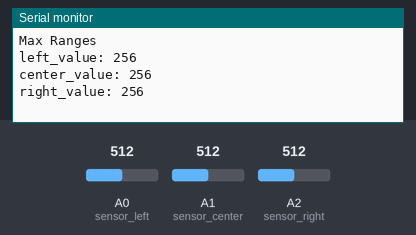
Simulated run of this sketch. Board: Arduino Mega 2560, built with avr-gcc and run on an emulated ATmega2560. Shown: the last lines printed to the serial monitor. Inputs (shaded band) come from the test bench; at power-on: A0 (sensor_left) = 512, A1 (sensor_center) = 512, A2 (sensor_right) = 512.

Above: at 1.7 s.
1.8 s: A0 (sensor_left) set to 716
At 2.6 s:
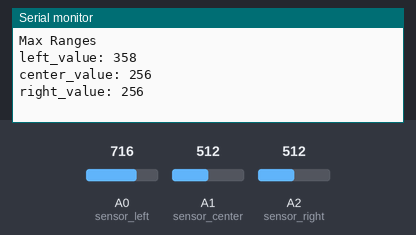
3.3 s: A1 (sensor_center) set to 716
At 4.4 s:
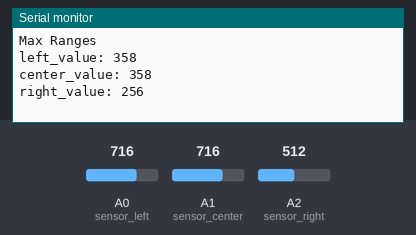
4.8 s: A2 (sensor_right) set to 716
At 5.5 s:
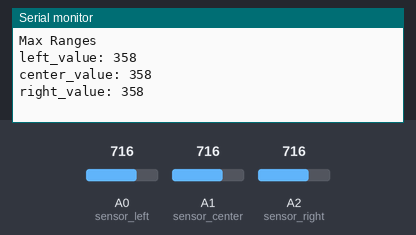
6.3 s: A0 (sensor_left) set to 900
At 7.4 s:
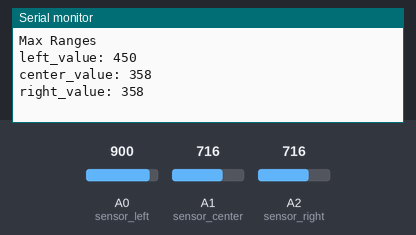
7.8 s: A1 (sensor_center) set to 900
At 8.7 s:
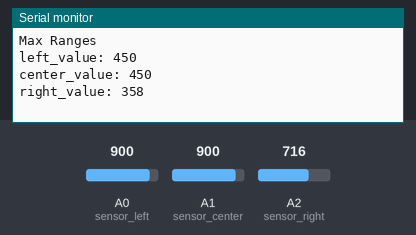
9.3 s: A2 (sensor_right) set to 900
At 9.8 s:
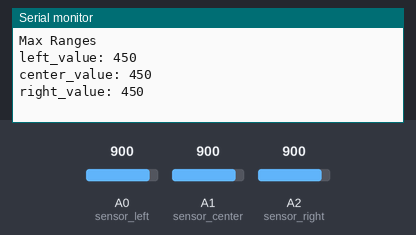
Timing chart, 0 to 11.8 s (numbered marks = the images above; inputs shaded):
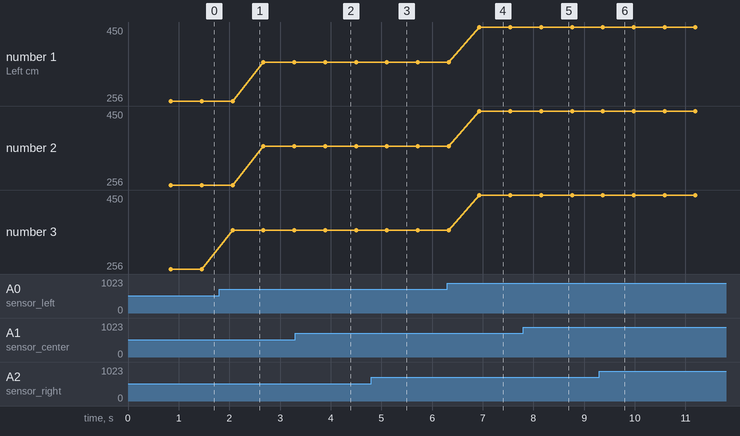

The sketch:

maxsonar_ez_3sensor_zone.ino
```cpp
/*
 * DESCRIPTION:
 * This sketch reads the ranges from three "chained together" sonar sensors.
 * The sensor are arranged at different angles to created a pattern of 5 overlapping detection zones.
 * The sketch illuminates a set of four LEDs to show which zone has been activated.
 *
 * HARDWARE:
 * HRLV_MaxSonar_EZ
 * Arduino Mega 2560
 * Four LEDs: Blue, Green, Green, Red
 *
 * FUNCTIONALITY:
 * Two Green LEDs represent the center zone.
 * Blue and Red LEDs represent the left and right zones respectively.
 * When the center zone is activated, both Green LEDs will illuminate.
 * When an overlapping zone between the center and one of the side zones is activated,
 * the Green LED nearest that side PLUS the colored LED representing that side are illuminated.
 * When either side zone is activated, only the colored LED representing that side will illuminate.
 *
 * NOTES:
 * The range is calculated as follows:
 * The analog voltage output from the sensor is proportional to the input voltage (VCC).
 * Therefore, the formula for the range increment is: Vi = Vcc/1024 where Vi is measured as Volts / 5mm
 *
 * The total range is calculated as: 5*Vm/Vi where Vm is the measured voltage from the sensor.
 * For a 5v supply, this formula can be simplified to: Vm * 1024
 *
 * In practice, when using 5v USB power, the sensor gives accurate readings using the formula:
 * Range(mm) = Vm * 1000 where distance is measured from the FRONT face of the sensor.
 *
 * When the analog voltage from the sensor is read as an input value using analogRead,
 * the return value is equal to: Range(cm) * 2
 * For example, a range of 60cm would return a value from analogRead of ~120.
 *
 * The minimum (reliable) detectable range is 30cm.
 *
 * REFERENCE:
 * https://www.maxbotix.com/Ultrasonic_Sensors/MB1003.htm
 *
 */

 int last_left = 0;    //last range value
 int last_center = 0;
 int last_right = 0;
 int new_left = 0;    //current range value
 int new_center = 0;
 int new_right = 0;
 int sensor_left = A0;    //raw analog voltage readings from the sensor
 int sensor_center = A1;
 int sensor_right = A2;
 int left_value[10];    //arrays to hold stored sensor readings
 int center_value[10];
 int right_value[10];
 int threshold = 10;
 int blue_LED = 5;
 int green_left_LED = 6;
 int green_right_LED = 7;
 int red_LED = 8;
 int blue_state = 0;
 int green_state = 0;
 int red_state = 0;
 int buttonPin = 4;  //manually activate sensor (pulled LOW when button pressed)
 int triggerPin = 9;
 int flag = 0;  //control state and prevent multiple triggers


void setup() {
  pinMode(buttonPin, INPUT_PULLUP); //each button press will pull this pin LOW through a 10K resistor.
  pinMode(triggerPin, OUTPUT);
  digitalWrite(triggerPin, LOW);  //Initialize pin LOW. Pull HIGH to activate sensors.
  Serial.begin(115200);
  delay(500); //wait for serial to start
  Serial.println("MaxSonar_EZ Chained Sensor Range Test!");
}

void loop() {
  getRanges();
}

int getRanges() {
  digitalWrite(triggerPin, HIGH);   //pull HIGH to activate first sensor in the chain
  delay(20);
  digitalWrite(triggerPin, LOW);
  delay(20);

  for (int i = 0; i < 10; i++) {
    left_value[i] = analogRead(sensor_left);
    delay(10);
    center_value[i] = analogRead(sensor_center);
    delay(10);
    right_value[i] = analogRead(sensor_right);
    delay(10);
  }
  new_left = left_value[8]/2;
  new_center = center_value[8]/2;
  new_right = right_value[8]/2;

  //if no values have been stored, store them
  if(last_left == 0) {
    last_left = new_left;
  }
  if(last_center == 0) {
    last_center = new_center;
  }
  if(last_right == 0) {
    last_right = new_right;
  }

  //check if the new ranges pass the threshold of change
  if(last_left - new_left > threshold) {   //if new reading is less than old reading and passes the threshold
    last_left = new_left;   //update stored reading
    blue_state = 1;   //set zone state
  }
  else if(last_left - new_left < -threshold) { //if new reading is greater than last reading and passes the threshold
    last_left = new_left;   //update stored reading
    blue_state = 0;   //set zone state
  }

  if(last_center - new_center > threshold) {
    last_center = new_center;
    green_state = 1;
  }
  else if(last_center - new_center < 0) {
    last_center = new_center;
    green_state = 0;
  }

  if(last_right - new_right > threshold) {
    last_right = new_right;
    red_state = 1;
  }
  else if(last_right - new_right< -threshold) {
    last_right = new_right;
    red_state = 0;
  }

  if(blue_state == 1 && green_state == 1) {
    digitalWrite(blue_LED, HIGH);
    digitalWrite(green_left_LED, HIGH);
    digitalWrite(green_right_LED, LOW);
    digitalWrite(red_LED, LOW);
  }
  else if(red_state == 1 && green_state == 1) {
    digitalWrite(green_right_LED, HIGH);
    digitalWrite(red_LED, HIGH);
    digitalWrite(blue_LED, LOW);
    digitalWrite(green_left_LED, LOW);
  }
  else if(blue_state == 1 && green_state + red_state == 0) {
    digitalWrite(blue_LED, HIGH);
    digitalWrite(green_left_LED, LOW);
    digitalWrite(green_right_LED, LOW);
    digitalWrite(red_LED, LOW);
  }
  else if(red_state == 1 && green_state + blue_state == 0) {
    digitalWrite(red_LED, HIGH);
    digitalWrite(blue_LED, LOW);
    digitalWrite(green_left_LED, LOW);
    digitalWrite(green_right_LED, LOW);
  }
  else if(green_state == 1 && blue_state + red_state == 0) {
    digitalWrite(green_left_LED, HIGH);
    digitalWrite(green_right_LED, HIGH);
    digitalWrite(red_LED, LOW);
    digitalWrite(blue_LED, LOW);
  }

  /*Print unsorted range values*/
  Serial.println("Unsorted Values");
  Serial.print("Left(cm): \t");
  for(int j = 0; j < 10; j++) {
    Serial.print(left_value[j]/2);
    Serial.print("\t");
  }
  Serial.print("\n");
  Serial.print("Center(cm): \t");
  for(int k = 0; k < 10; k++) {
    Serial.print(center_value[k]/2);
    Serial.print("\t");
  }
  Serial.print("\n");
  Serial.print("Right(cm): \t");
  for(int m = 0; m < 10; m++) {
    Serial.print(right_value[m]/2);
    Serial.print("\t");
  }
  Serial.println("\n");

  /*Print selected range values*/
  Serial.println("Max Ranges");
  Serial.print("left_value: ");
  Serial.println(last_left);
  Serial.print("center_value: ");
  Serial.println(last_center);
  Serial.print("right_value: ");
  Serial.println(last_right);
  Serial.println("\n");

  memset(left_value, 0, sizeof(left_value));    //reset arrays
  memset(center_value, 0, sizeof(center_value));
  memset(right_value, 0, sizeof(right_value));
  delay(250);
}
```

Measured:
- after the input at 1.8 s, the serial monitor: prints a new line after 0.26 s (image 1)
- after the input at 3.3 s, the serial monitor: prints a new line after 0.59 s (image 2)
- after the input at 4.8 s, the serial monitor: prints a new line after 0.32 s (image 3)
- after the input at 6.3 s, the serial monitor: prints a new line after 0.63 s (image 4)
- after the input at 7.8 s, the serial monitor: prints a new line after 0.36 s (image 5)
- after the input at 9.3 s, the serial monitor: prints a new line after 0.08 s (image 6)
- plotted number 1: 256 → 358 after the input at 1.8 s, 358 → 450 after the input at 6.3 s
- plotted number 2: 256 → 358 after the input at 1.8 s, 358 → 450 after the input at 6.3 s
